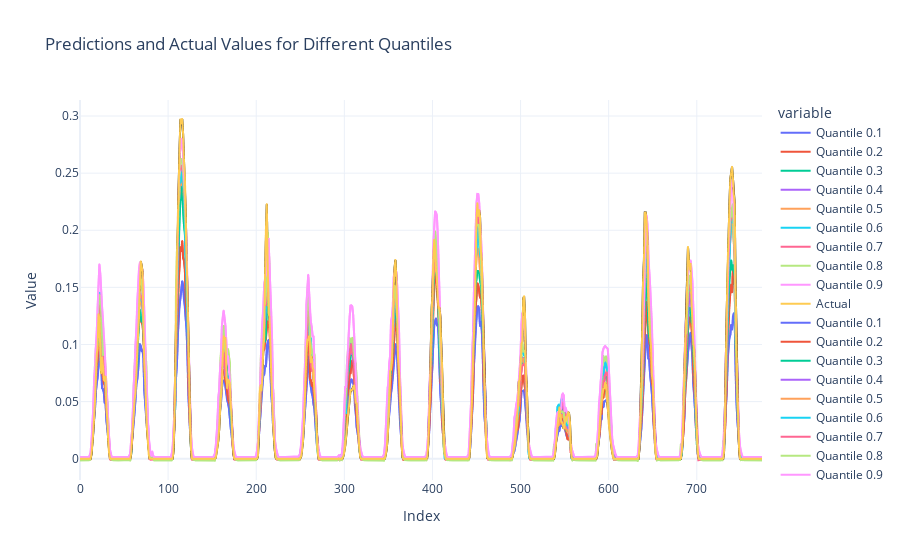

Write notebook code for a chart like this one.
### Code cell
import pickle
import plotly.express as px
import pandas as pd

# Pfad zu den Modellen
path = "D:/Users/paulh/Desktop/Domäneprojekt2/Energy_production_price_prediction/Generation_forecast/Solar_forecast/models/lgbr_model/models/i5_models/lgbr_q"
quantiles = [1, 2, 3, 4, 5, 6, 7, 8, 9]
predictions_dict = {}

# Berechnung der Vorhersagen für jedes Quantil
for i in quantiles:
    model_light = pickle.load(open(path + str(i) + ".pkl", 'rb'))
    predictions = model_light.predict(X_solar)
    predictions_dict[f'Quantile {i/10}'] = predictions

# Erstellen eines DataFrames für Plotly
df = pd.DataFrame(predictions_dict)
df['Actual'] = Y_solar.values

# Plotten der Vorhersagen und der tatsächlichen Werte mit Plotly
fig = px.line(df, title='Predictions and Actual Values for Different Quantiles')
for quantile in predictions_dict.keys():
    fig.add_scatter(x=df.index, y=df[quantile], mode='lines', name=quantile)
fig.add_scatter(x=df.index, y=df['Actual'], mode='lines', name='Actual', line=dict(color='black', width=2))
fig.update_layout(
    xaxis_title='Index',
    yaxis_title='Value',
    template='plotly_white'
)
fig.show()

### Figure 1 — Plotly figure (JSON) as saved in the notebook; plotly's stock layout.template omitted (floating-point values rounded to 4 significant figures; data arrays with more than 128 entries replaced by an {"elided": "..."} marker saying what was removed)
{"data": [{"hovertemplate": "variable=Quantile 0.1<br>index=%{x}<br>value=%{y}<extra></extra>", "legendgroup": "Quantile 0.1", "line": {"color": "#636efa", "dash": "solid"}, "marker": {"symbol": "circle"}, "mode": "lines", "name": "Quantile 0.1", "showlegend": true, "type": "scattergl", "x": {"elided": "775 int values"}, "xaxis": "x", "y": {"elided": "775 float values"}, "yaxis": "y"}, {"hovertemplate": "variable=Quantile 0.2<br>index=%{x}<br>value=%{y}<extra></extra>", "legendgroup": "Quantile 0.2", "line": {"color": "#EF553B", "dash": "solid"}, "marker": {"symbol": "circle"}, "mode": "lines", "name": "Quantile 0.2", "showlegend": true, "type": "scattergl", "x": {"elided": "775 int values"}, "xaxis": "x", "y": {"elided": "775 float values"}, "yaxis": "y"}, {"hovertemplate": "variable=Quantile 0.3<br>index=%{x}<br>value=%{y}<extra></extra>", "legendgroup": "Quantile 0.3", "line": {"color": "#00cc96", "dash": "solid"}, "marker": {"symbol": "circle"}, "mode": "lines", "name": "Quantile 0.3", "showlegend": true, "type": "scattergl", "x": {"elided": "775 int values"}, "xaxis": "x", "y": {"elided": "775 float values"}, "yaxis": "y"}, {"hovertemplate": "variable=Quantile 0.4<br>index=%{x}<br>value=%{y}<extra></extra>", "legendgroup": "Quantile 0.4", "line": {"color": "#ab63fa", "dash": "solid"}, "marker": {"symbol": "circle"}, "mode": "lines", "name": "Quantile 0.4", "showlegend": true, "type": "scattergl", "x": {"elided": "775 int values"}, "xaxis": "x", "y": {"elided": "775 float values"}, "yaxis": "y"}, {"hovertemplate": "variable=Quantile 0.5<br>index=%{x}<br>value=%{y}<extra></extra>", "legendgroup": "Quantile 0.5", "line": {"color": "#FFA15A", "dash": "solid"}, "marker": {"symbol": "circle"}, "mode": "lines", "name": "Quantile 0.5", "showlegend": true, "type": "scattergl", "x": {"elided": "775 int values"}, "xaxis": "x", "y": {"elided": "775 float values"}, "yaxis": "y"}, {"hovertemplate": "variable=Quantile 0.6<br>index=%{x}<br>value=%{y}<extra></extra>", "legendgroup": "Quantile 0.6", "line": {"color": "#19d3f3", "dash": "solid"}, "marker": {"symbol": "circle"}, "mode": "lines", "name": "Quantile 0.6", "showlegend": true, "type": "scattergl", "x": {"elided": "775 int values"}, "xaxis": "x", "y": {"elided": "775 float values"}, "yaxis": "y"}, {"hovertemplate": "variable=Quantile 0.7<br>index=%{x}<br>value=%{y}<extra></extra>", "legendgroup": "Quantile 0.7", "line": {"color": "#FF6692", "dash": "solid"}, "marker": {"symbol": "circle"}, "mode": "lines", "name": "Quantile 0.7", "showlegend": true, "type": "scattergl", "x": {"elided": "775 int values"}, "xaxis": "x", "y": {"elided": "775 float values"}, "yaxis": "y"}, {"hovertemplate": "variable=Quantile 0.8<br>index=%{x}<br>value=%{y}<extra></extra>", "legendgroup": "Quantile 0.8", "line": {"color": "#B6E880", "dash": "solid"}, "marker": {"symbol": "circle"}, "mode": "lines", "name": "Quantile 0.8", "showlegend": true, "type": "scattergl", "x": {"elided": "775 int values"}, "xaxis": "x", "y": {"elided": "775 float values"}, "yaxis": "y"}, {"hovertemplate": "variable=Quantile 0.9<br>index=%{x}<br>value=%{y}<extra></extra>", "legendgroup": "Quantile 0.9", "line": {"color": "#FF97FF", "dash": "solid"}, "marker": {"symbol": "circle"}, "mode": "lines", "name": "Quantile 0.9", "showlegend": true, "type": "scattergl", "x": {"elided": "775 int values"}, "xaxis": "x", "y": {"elided": "775 float values"}, "yaxis": "y"}, {"hovertemplate": "variable=Actual<br>index=%{x}<br>value=%{y}<extra></extra>", "legendgroup": "Actual", "line": {"color": "#FECB52", "dash": "solid"}, "marker": {"symbol": "circle"}, "mode": "lines", "name": "Actual", "showlegend": true, "type": "scattergl", "x": {"elided": "775 int values"}, "xaxis": "x", "y": {"elided": "775 float values"}, "yaxis": "y"}, {"mode": "lines", "name": "Quantile 0.1", "type": "scatter", "x": {"elided": "775 int values"}, "y": {"elided": "775 float values"}}, {"mode": "lines", "name": "Quantile 0.2", "type": "scatter", "x": {"elided": "775 int values"}, "y": {"elided": "775 float values"}}, {"mode": "lines", "name": "Quantile 0.3", "type": "scatter", "x": {"elided": "775 int values"}, "y": {"elided": "775 float values"}}, {"mode": "lines", "name": "Quantile 0.4", "type": "scatter", "x": {"elided": "775 int values"}, "y": {"elided": "775 float values"}}, {"mode": "lines", "name": "Quantile 0.5", "type": "scatter", "x": {"elided": "775 int values"}, "y": {"elided": "775 float values"}}, {"mode": "lines", "name": "Quantile 0.6", "type": "scatter", "x": {"elided": "775 int values"}, "y": {"elided": "775 float values"}}, {"mode": "lines", "name": "Quantile 0.7", "type": "scatter", "x": {"elided": "775 int values"}, "y": {"elided": "775 float values"}}, {"mode": "lines", "name": "Quantile 0.8", "type": "scatter", "x": {"elided": "775 int values"}, "y": {"elided": "775 float values"}}, {"mode": "lines", "name": "Quantile 0.9", "type": "scatter", "x": {"elided": "775 int values"}, "y": {"elided": "775 float values"}}, {"line": {"color": "black", "width": 2}, "mode": "lines", "name": "Actual", "type": "scatter", "x": {"elided": "775 int values"}, "y": {"elided": "775 float values"}}], "layout": {"legend": {"title": {"text": "variable"}, "tracegroupgap": 0}, "title": {"text": "Predictions and Actual Values for Different Quantiles"}, "xaxis": {"anchor": "y", "domain": [0, 1], "title": {"text": "Index"}}, "yaxis": {"anchor": "x", "domain": [0, 1], "title": {"text": "Value"}}}}
